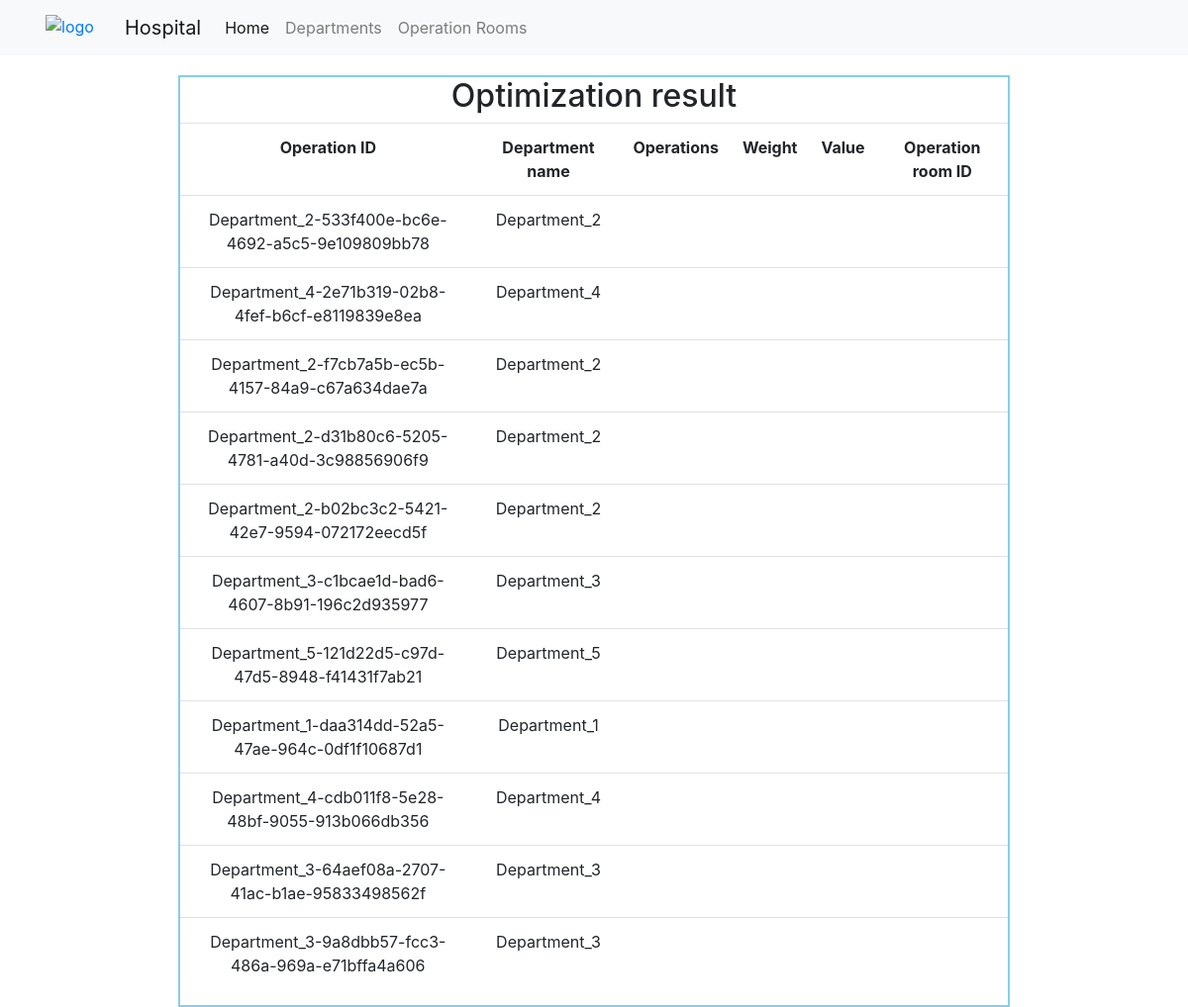
The page /result on the database its author committed.
### app.py (models this page shows)
class User_Entries(db.Model):
    id = db.Column(db.String(200), primary_key=True)
    doctor = db.Column(db.String(200), nullable= False)
    operation_date = db.Column(db.DateTime, nullable=False)
    department_name = db.Column(db.String(200), nullable=False)
    operation_duration  = db.Column(db.Integer, nullable= False)
    operation_urgency = db.Column(db.Integer, nullable=False)

### app.py (the view)
@app.route('/result', methods=['GET'])
def optimize():
    entries = User_Entries.query.order_by(User_Entries.operation_date).all()
    results = solve_knapsack_problem(entries)
    return render_template('result.html', tasks=entries)

### algorithm.py (called while the page is built)
def solve_knapsack_problem(df):
    return df

### templates/result.html (shortened to what this page needs)
<!DOCTYPE html>
<html lang="en">
<head>
    <link rel="stylesheet" href="{{ url_for('static', filename='css/styles.css') }}">
    <link rel="stylesheet" href="https://maxcdn.bootstrapcdn.com/bootstrap/4.0.0/css/bootstrap.min.css">
    <link rel="stylesheet" href="https://cdnjs.cloudflare.com/ajax/libs/bootstrap-datepicker/1.9.0/css/bootstrap-datepicker.min.css">
    <link rel="stylesheet" href="https://cdnjs.cloudflare.com/ajax/libs/font-awesome/4.7.0/css/font-awesome.min.css">
</head>
<body>
    <nav class="navbar navbar-expand-lg navbar-light bg-light">
        <div class="image">
            <a href="/">
                <img src="http://www.clipartsuggest.com/images/633/red-medical-symbol-9MqeBw-clipart.jpeg" alt="logo">
            </a>
        </div>
        <a class="navbar-brand" href="/">Hospital</a>
        <div class="collapse navbar-collapse" id="navbarNav">
          <ul class="navbar-nav">
            <li class="nav-item active">
              <a class="nav-link" href="/">Home <span class="sr-only">(current)</span></a>
            </li>
            <li class="nav-item">
              <a class="nav-link" href="/admin">Departments</a>
            </li>
            <li class="nav-item">
              <a class="nav-link" href="/rooms">Operation Rooms</a>
            </li>
          </ul>
        </div>
    </nav>
    <div class="Table_content">
        <table class="table">
            <thead><h2>Optimization result</h2></thead>
            <tbody class="table_body">
                <tr>
                    <th>Operation ID</th>
                    <th>Department name</th>
                    <th>Operations</th>
                    <th>Weight</th>
                    <th>Value</th>
                    <th>Operation room ID</th>
                </tr>
                {% for task in tasks: %}
                    <tr>
                        <td>{{task.id}}</td>
                        <td>{{task.department_name}}</td>
                        <td>{{task.department_capacity}}</td>
                        <td>{{task.department_capacity}}</td>
                        <td>{{task.department_capacity}}</td>
                        <td>{{task.department_capacity}}</td>
                    </tr>
                {% endfor %}
            </tbody>
        </table>
    </div>
</body>
</html>

### static/css/styles.css (style rules this page uses)
* { padding: 0; margin: 0; box-sizing: border-box; }
body { font-family: Verdana, Geneva, Tahoma, sans-serif; text-align: center; background-color: #eeeeee; }
.Table_content { border: 2px solid skyblue; width: 70%; text-align: center; margin: auto; margin-top: 20px; }
.table { text-align: center; }
.image { width: 100px; margin: auto; margin-left: 10px; text-align: left; margin-top: 5px; }
img { margin-left: 20px; width: 50px; height: 30px; }

### rows shown on the page
User_Entries: id "Department_2-533f400e-bc6e-4692-a5c5-9e109809bb78", department_name "Department_2"
User_Entries: id "Department_4-2e71b319-02b8-4fef-b6cf-e8119839e8ea", department_name "Department_4"
User_Entries: id "Department_2-f7cb7a5b-ec5b-4157-84a9-c67a634dae7a", department_name "Department_2"
User_Entries: id "Department_2-d31b80c6-5205-4781-a40d-3c98856906f9", department_name "Department_2"
User_Entries: id "Department_2-b02bc3c2-5421-42e7-9594-072172eecd5f", department_name "Department_2"
User_Entries: id "Department_3-c1bcae1d-bad6-4607-8b91-196c2d935977", department_name "Department_3"
User_Entries: id "Department_5-121d22d5-c97d-47d5-8948-f41431f7ab21", department_name "Department_5"
User_Entries: id "Department_1-daa314dd-52a5-47ae-964c-0df1f10687d1", department_name "Department_1"
User_Entries: id "Department_4-cdb011f8-5e28-48bf-9055-913b066db356", department_name "Department_4"
User_Entries: id "Department_3-64aef08a-2707-41ac-b1ae-95833498562f", department_name "Department_3"
User_Entries: id "Department_3-9a8dbb57-fcc3-486a-969a-e71bffa4a606", department_name "Department_3"
